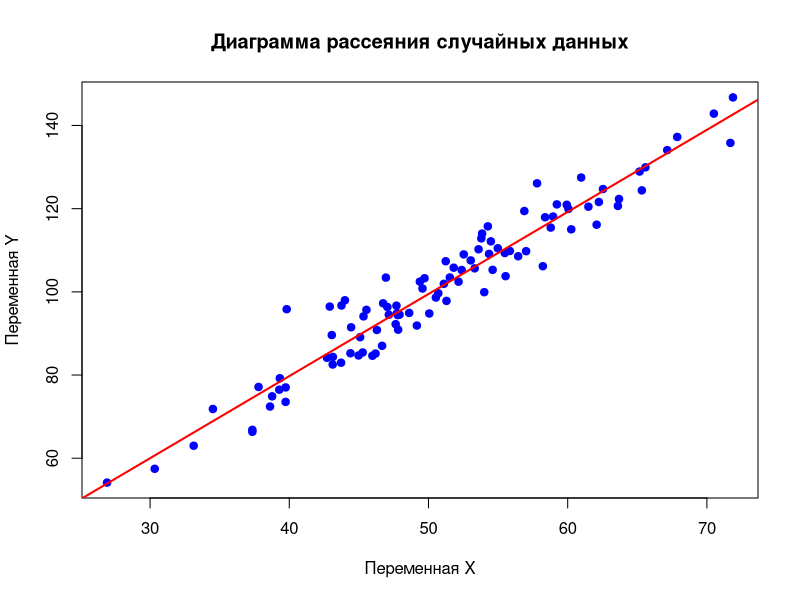

Here is the R script that generated this plot:
# Установка рабочей директории
setwd("/workspace/r_plots")

# Генерация случайных данных
set.seed(123)  # Для воспроизводимости
x <- rnorm(100, mean = 50, sd = 10)
y <- 2 * x + rnorm(100, mean = 0, sd = 5)

# Создание файла для сохранения графика
png("scatter_plot.png")

# Создание диаграммы рассеяния
plot(x, y, 
     main = "Диаграмма рассеяния случайных данных",
     xlab = "Переменная X",
     ylab = "Переменная Y",
     pch = 19, 
     col = "blue")

# Добавление линии регрессии
abline(lm(y ~ x), col = "red", lwd = 2)

# Закрытие графического устройства
dev.off()
